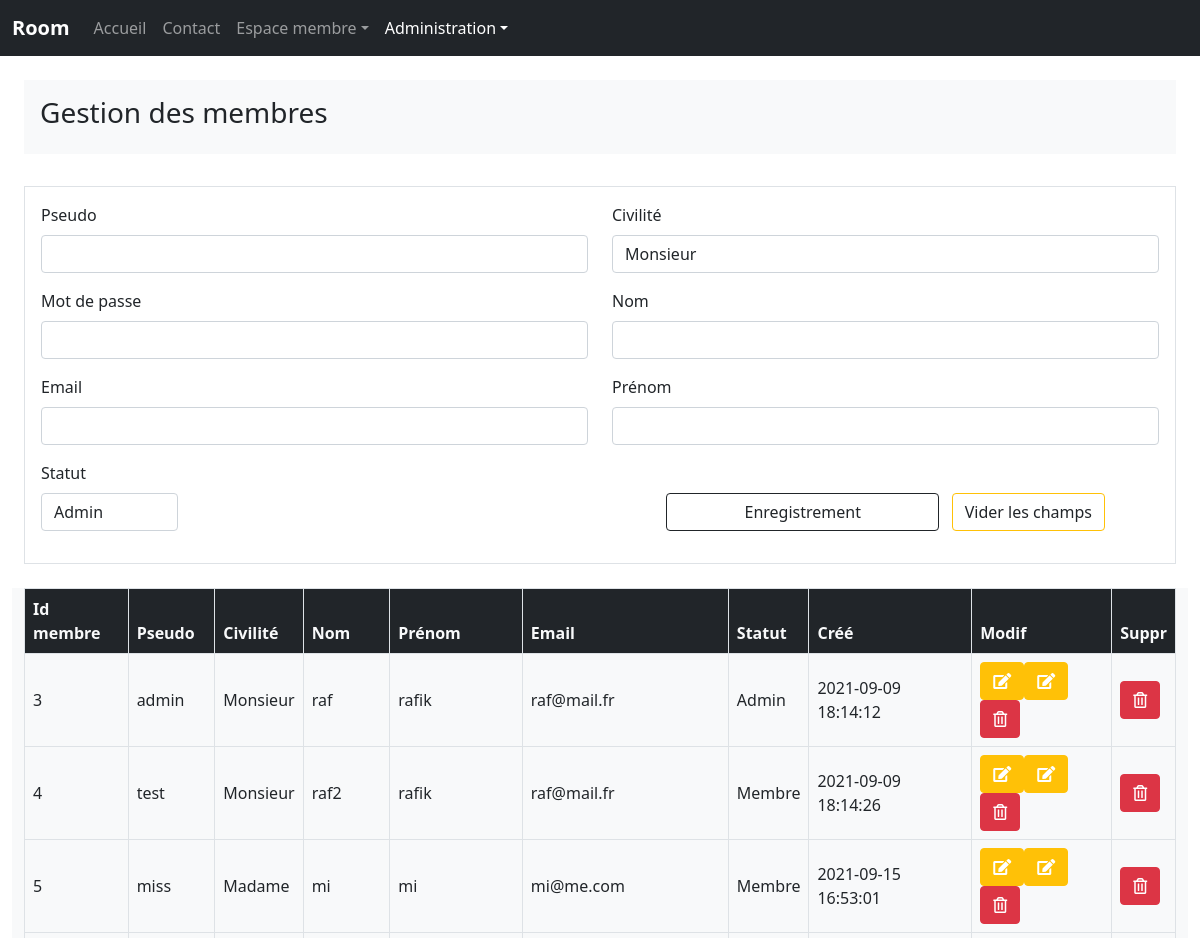
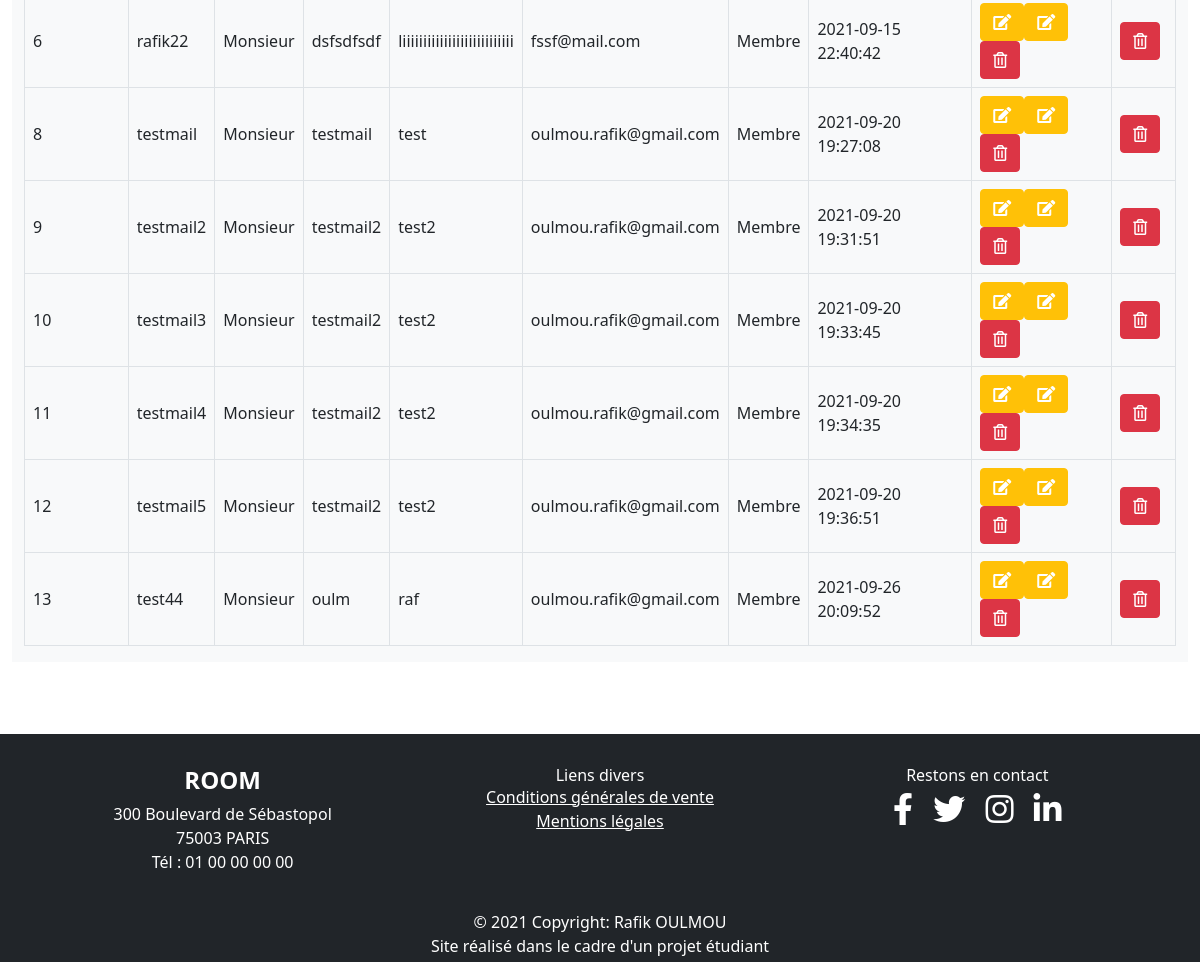
Page /admin/gestion_membres.php (signed in) on the committed database (2 pictures, top to bottom).
### tables this page shows
CREATE TABLE IF NOT EXISTS `membre` (
  `id_membre` int(3) NOT NULL AUTO_INCREMENT,
  `pseudo` varchar(255) NOT NULL,
  `mdp` varchar(255) NOT NULL,
  `nom` varchar(255) NOT NULL,
  `prenom` varchar(255) NOT NULL,
  `email` varchar(255) NOT NULL,
  `civilite` enum('m','f') NOT NULL,
  `statut` int(1) NOT NULL,
  `date_enregistrement` datetime NOT NULL,
  PRIMARY KEY (`id_membre`),
  UNIQUE KEY `pseudo` (`pseudo`)
);

### inc/functions.inc.php (called while the page is built, shortened)
<?php
function civilite($x) {
    if($x == 'm') {
        return 'Monsieur';
    } else {
    return 'Madame';
}
}
function statut($x) {
    if($x == 1) {
        return 'Membre';
    } else {
        return 'Admin';
}
}

### admin/gestion_membres.php (the view, shortened to what this page needs)
<?php
include '../inc/init.inc.php';
include '../inc/functions.inc.php';
$pseudo = '';
$mdp = '';
$nom = '';
$prenom = '';
$email = '';
$liste_membres = $pdo->query("SELECT * FROM membre ORDER BY id_membre");
include '../inc/header.inc.php';
include '../inc/nav.inc.php';
?>
    <main class="container-fluid px-4">
        <div class="bg-light mt-4 p-2">
            <h3 class="p-2">Gestion des membres</h3>
        </div>
        <?php echo $msg . '<br>';   ?>
        <div class="row">
            <div class="col-12 mt-2">
                <form method="post" action="" class="border p-3">
                    <div class="row">
                        <div class="col-lg-6 mx-auto">
                            <div class="mb-3">
                                <label for="pseudo" class="form-label">Pseudo</label>
                                <input type="text" class="form-control" id="pseudo" name="pseudo" value="<?php echo $pseudo; ?>">
                            </div>
                            <div class="mb-3">
                                <label for="mdp" class="form-label">Mot de passe</label>
                                <input type="text" class="form-control" id="mdp" name="mdp" value="<?php echo $mdp; ?>">
                            </div>
                            <div class="mb-3">
                                <label for="email" class="form-label">Email</label>
                                <input type="text" class="form-control" id="email" name="email" value="<?php echo $email; ?>">
                            </div>
                            <div class="mb-3">
                                <label for="statut" class="form-label">Statut</label>
                                <select class="form-control w-25" id="statut" name="statut">
                                    <option value="admin">Admin</option>
                                </select>
                            </div>
                        </div>
                        <div class="col-lg-6 mx-auto">
                            <div class="mb-3">
                                <label for="civilite" class="form-label">Civilité</label>
                                <select class="form-control" id="civilite" name="civilite">
                                    <option value="m">Monsieur</option>
                                </select>
                            </div>
                            <div class="mb-3">
                                <label for="nom" class="form-label">Nom</label>
                                <input type="text" class="form-control" id="nom" name="nom" value="<?php echo $nom; ?>">
                            </div>
                            <div class="mb-3">
                                <label for="prenom" class="form-label">Prénom</label>
                                <input type="text" class="form-control mb-4" id="prenom" name="prenom" value="<?php echo $prenom; ?>">
                            </div>
                            <div class="mb-3 text-center">
                                <input type="submit" class="btn btn-outline-dark w-50 mt-4" id="enregistrement" name="enregistrement" value="Enregistrement">
                                <button type="button" class="btn btn-outline-warning mt-4 ms-2"><a href=" <?php echo URL; ?>admin/gestion_membres.php" class="text-decoration-none text-dark">Vider les champs</a></button>
                            </div>
                        </div>
                    </div>
                </form>
            </div>
        </div>
        <br>
        <div class="row bg-light">
            <div class="table-responsive" id="affichage_vertical">
                <table class="table table-bordered">
                    <thead class="bg-dark text-light">
                    <tr>
                        <th>Id membre</th>
                        <th>Pseudo</th>
                        <th>Civilité</th>
                        <th>Nom</th>
                        <th>Prénom</th>
                        <th>Email</th>
                        <th>Statut</th>
                        <th>Créé</th>
                        <th>Modif</th>
                        <th>Suppr</th>
                    </tr>
                    </thead>
                    <?php
                        while($ligne = $liste_membres->fetch(PDO::FETCH_ASSOC)) {
                            echo '<tbody>';
                            echo '<tr class="align-middle">';
                            echo '<td data-title="Id membre">' . $ligne['id_membre'] . '</td>';
                            echo '<td data-title="Pseudo">' . $ligne['pseudo'] . '</td>';
                            echo '<td data-title="Civilité">' . civilite($ligne['civilite']) . '</td>';
                            echo '<td data-title="Nom">' . $ligne['nom'] . '</td>';
                            echo '<td data-title="Prénom">' . $ligne['prenom'] . '</td>';
                            echo '<td data-title="Email">' . $ligne['email'] . '</td>';
                            echo '<td data-title="Statut">' . statut($ligne['statut']) . '</td>';
                            echo '<td data-title="Créé">' . $ligne['date_enregistrement'] . '</td>';
                            echo '<td><a href="?action=modifier&id_membre=' . $ligne['id_membre'] . '"  title="modifier" class="btn btn-warning text-white responsive_hidden"><i class="fas fa-edit"></i></a><a href="?action=modifier&id_membre=' . $ligne['id_membre'] . '"  title="modifier" class="btn btn-warning text-white responsive_display"><i class="fas fa-edit"></i></a><a href="?action=supprimer&id_membre=' . $ligne['id_membre'] . '" title="supprimer" class="btn btn-danger confirm_delete responsive_display" ><i class="far fa-trash-alt"></i></a></td>';
                            echo '<td><a href="?action=supprimer&id_membre=' . $ligne['id_membre'] . '" title="supprimer" class="btn btn-danger confirm_delete responsive_hidden"><i class="far fa-trash-alt"></i></a></td>';
                            echo '</tr>';
                            echo '</tbody>';
                        }
                    ?>
                </table>
            </div>
        </div>
    </main>
<br><br><br>
<?php
include '../inc/footer.inc.php';

### rows in the picture
membre: id_membre "3", pseudo "admin", civilite "Monsieur", nom "raf", prenom "rafik", email "raf@mail.fr", statut "Admin", date_enregistrement "2021-09-09 18:14:12"
membre: id_membre "4", pseudo "test", civilite "Monsieur", nom "raf2", prenom "rafik", email "raf@mail.fr", statut "Membre", date_enregistrement "2021-09-09 18:14:26"
membre: id_membre "5", pseudo "miss", civilite "Madame", nom "mi", prenom "mi", email "mi@me.com", statut "Membre", date_enregistrement "2021-09-15 16:53:01"
membre: id_membre "6", pseudo "rafik22", civilite "Monsieur", nom "dsfsdfsdf", prenom "liiiiiiiiiiiiiiiiiiiiiiiiiii", email "fssf@mail.com", statut "Membre", date_enregistrement "2021-09-15 22:40:42"
membre: id_membre "8", pseudo "testmail", civilite "Monsieur", nom "testmail", prenom "test", email "oulmou.rafik@gmail.com", statut "Membre", date_enregistrement "2021-09-20 19:27:08"
membre: id_membre "9", pseudo "testmail2", civilite "Monsieur", nom "testmail2", prenom "test2", email "oulmou.rafik@gmail.com", statut "Membre", date_enregistrement "2021-09-20 19:31:51"
membre: id_membre "10", pseudo "testmail3", civilite "Monsieur", nom "testmail2", prenom "test2", email "oulmou.rafik@gmail.com", statut "Membre", date_enregistrement "2021-09-20 19:33:45"
membre: id_membre "11", pseudo "testmail4", civilite "Monsieur", nom "testmail2", prenom "test2", email "oulmou.rafik@gmail.com", statut "Membre", date_enregistrement "2021-09-20 19:34:35"
membre: id_membre "12", pseudo "testmail5", civilite "Monsieur", nom "testmail2", prenom "test2", email "oulmou.rafik@gmail.com", statut "Membre", date_enregistrement "2021-09-20 19:36:51"
membre: id_membre "13", pseudo "test44", civilite "Monsieur", nom "oulm", prenom "raf", email "oulmou.rafik@gmail.com", statut "Membre", date_enregistrement "2021-09-26 20:09:52"
